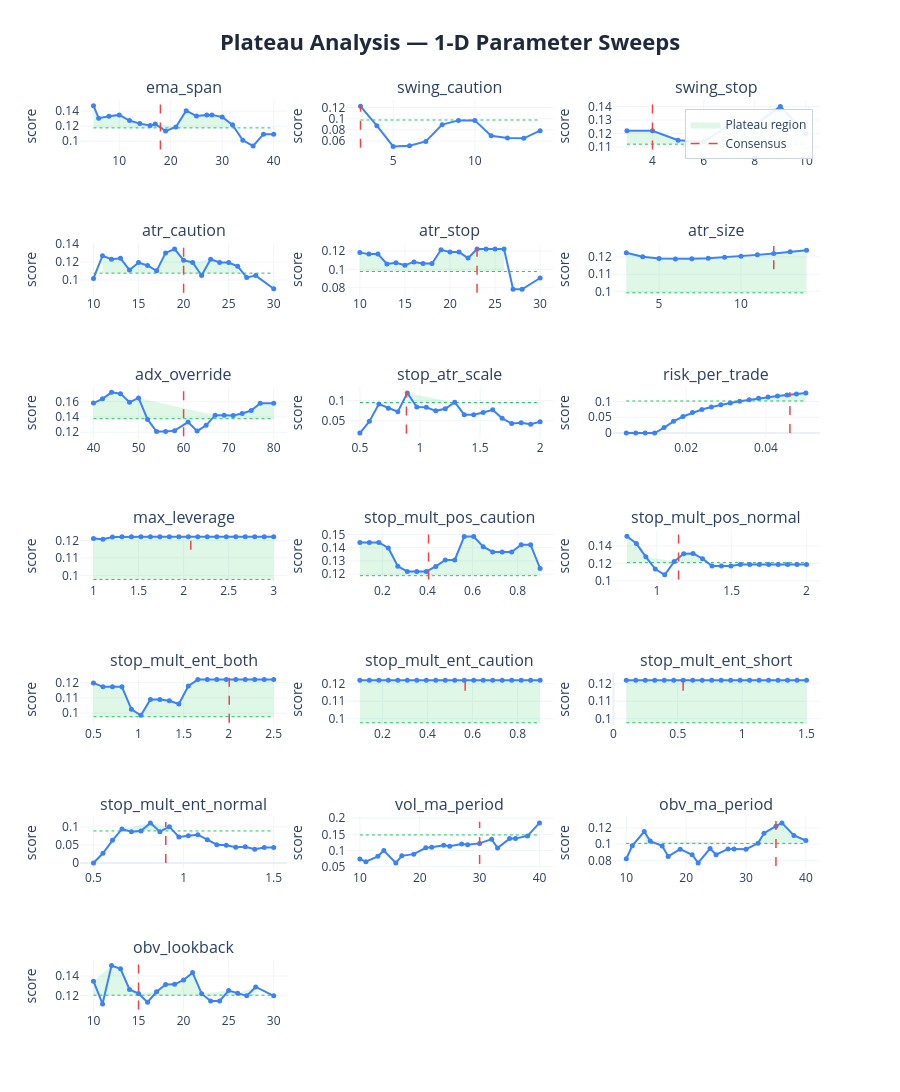

Notebook cell for this chart:
### Markdown cell above
### 1-D sweep charts:
| Element | Meaning | Good | Bad |
|---------|---------|------|-----|
| **Blue curve** | Composite score at each value of the parameter, with all others held at consensus | Flat-topped curve — performance is insensitive to the exact value | Narrow spike — optimizer latched onto one specific value, everything nearby is worse |
| **Red dashed line** | Where the consensus value sits | On the flat top of the curve | On a steep slope or at the edge of a cliff |
| **Green dashed line** | Cutoff at 80% of peak score — the boundary between plateau and non-plateau | Blue curve stays above this line across most of the range | Blue curve dips below it quickly either side of the peak |
| **Green shading** | Plateau region — all values where the score stays within 20% of the peak | Wide green band spanning most of the range (robust) | Thin sliver or no shading at all (fragile/overfit) |


 If concensus on steep slope: parameter **REGIME SENSITIVE** - do not fix, backtests are disagreeing, want to fix parameters on flat top.

### Code cell
# ── visual sweep curves ───────────────────────────────────────────────────
plot_plateau_analysis(
    sweep_results    = sweep_results,
    consensus_params = results['consensus_params'],
    param_defs       = PARAM_DEFS,
    fixed_params     = FIXED_PARAMS,
    threshold        = 0.20,
    show             = False,
    save_html        = None,
)
